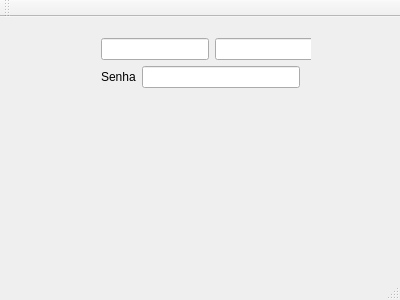
<?xml version="1.0" encoding="UTF-8"?>
<ui version="4.0">
 <class>MainWindow</class>
 <widget class="QMainWindow" name="MainWindow">
  <property name="geometry">
   <rect>
    <x>0</x>
    <y>0</y>
    <width>400</width>
    <height>300</height>
   </rect>
  </property>
  <property name="windowTitle">
   <string>MainWindow</string>
  </property>
  <widget class="QWidget" name="centralWidget">
   <widget class="QWidget" name="formLayoutWidget">
    <property name="geometry">
     <rect>
      <x>90</x>
      <y>10</y>
      <width>221</width>
      <height>171</height>
     </rect>
    </property>
    <layout class="QFormLayout" name="formLayout_2">
     <item row="0" column="0">
      <layout class="QHBoxLayout" name="horizontalLayout_2">
       <item>
        <widget class="QLineEdit" name="lineEdit"/>
       </item>
       <item>
        <widget class="QLineEdit" name="lineEdit_2"/>
       </item>
      </layout>
     </item>
     <item row="1" column="0">
      <widget class="QLabel" name="senhaLabel">
       <property name="text">
        <string>Senha</string>
       </property>
      </widget>
     </item>
     <item row="1" column="1">
      <widget class="QLineEdit" name="senhaLineEdit"/>
     </item>
    </layout>
   </widget>
  </widget>
  <widget class="QMenuBar" name="menuBar">
   <property name="geometry">
    <rect>
     <x>0</x>
     <y>0</y>
     <width>400</width>
     <height>30</height>
    </rect>
   </property>
  </widget>
  <widget class="QToolBar" name="mainToolBar">
   <attribute name="toolBarArea">
    <enum>TopToolBarArea</enum>
   </attribute>
   <attribute name="toolBarBreak">
    <bool>false</bool>
   </attribute>
  </widget>
  <widget class="QStatusBar" name="statusBar"/>
 </widget>
 <layoutdefault spacing="6" margin="11"/>
 <resources/>
 <connections/>
</ui>
